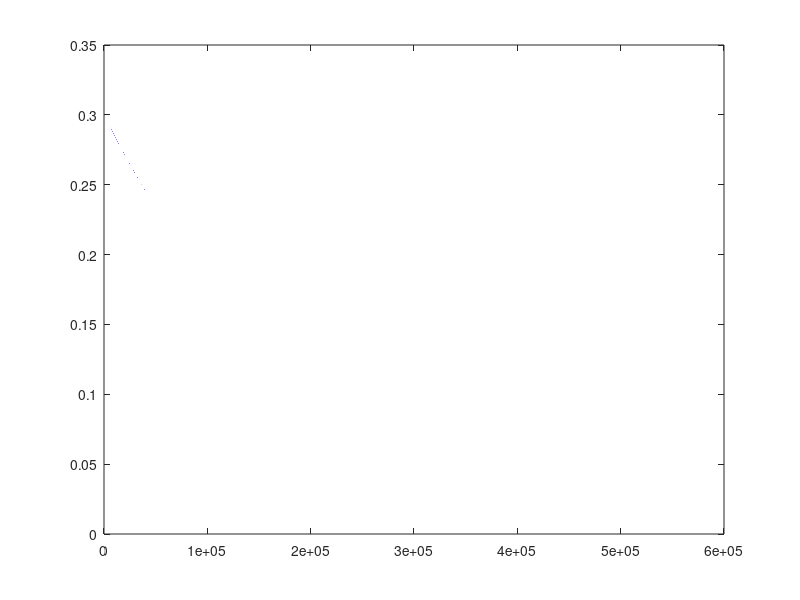

Write MATLAB code to recreate this figure.

tot_episode = 3500;
step_per_episode = 150;
tot_sampling_step = tot_episode*step_per_episode;

StandardDeviationDecayRate = 5e-6;
StandardDeviation = 0.3;

stddev_list = [];
for i=1:tot_sampling_step
    StandardDeviation = StandardDeviation.*(1 - StandardDeviationDecayRate);
    stddev_list(end+1) = StandardDeviation;
end

disp(StandardDeviation)

plot(stddev_list)
